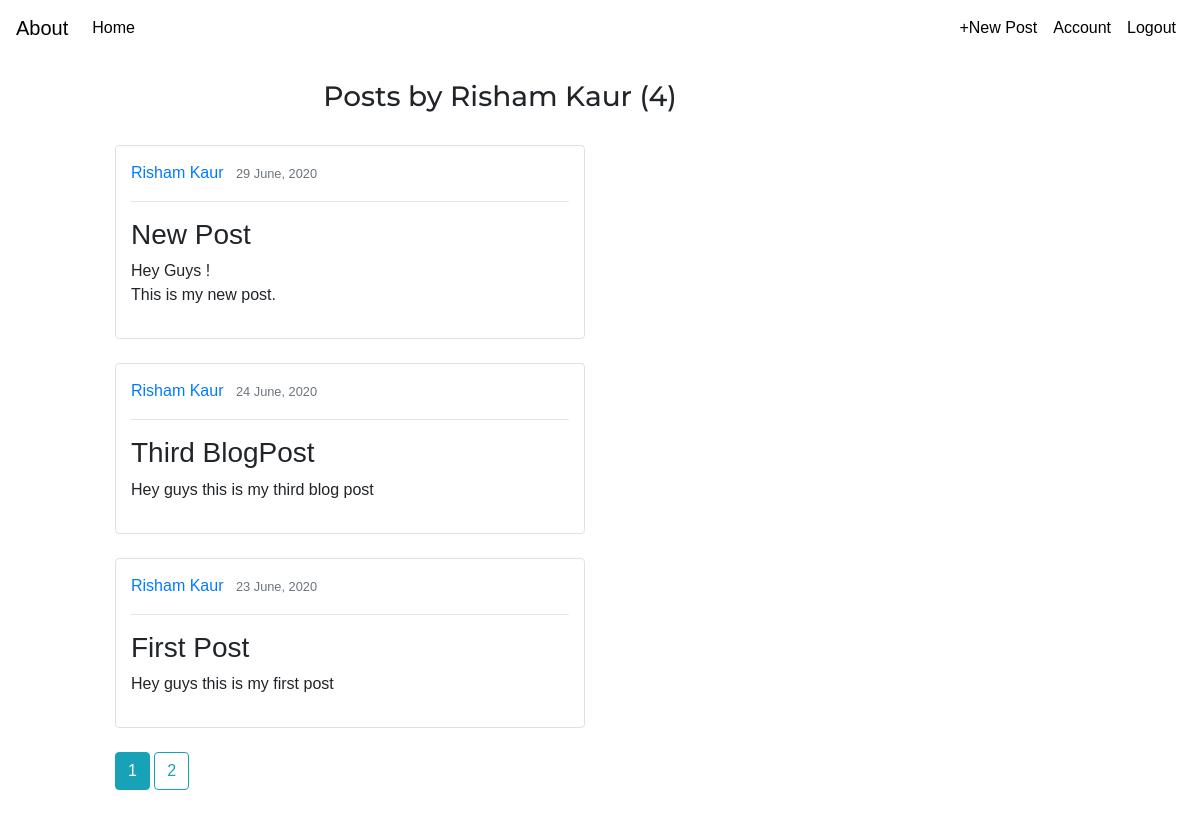
The app's page /user/Risham Kaur (signed in) with its own data.
### blogpost/models.py (models this page shows, shortened)
class User(UserMixin,db.Model):
    id=db.Column(db.Integer , primary_key=True)
    username=db.Column(db.String(20) , unique=True)
    email=db.Column(db.String(50), unique=True)
    password=db.Column(db.String(80))
    posts=db.relationship('Post' , backref='author' , lazy=True)

class Post(UserMixin,db.Model):
    id=db.Column(db.Integer , primary_key=True)
    title=db.Column(db.String , nullable=False)
    content=db.Column(db.String , nullable=False)
    date_posted=db.Column(db.DateTime , nullable=False , default =datetime.utcnow())
    post_id=db.Column(db.Integer , db.ForeignKey('user.id'), nullable=False)

### blogpost/users/routes.py (the view)
@users.route("/user/<string:username>")
def user_posts(username):
    page = request.args.get('page', 1 , type=int)
    user=User.query.filter_by(username = username).first_or_404()
    all_posts=Post.query.filter_by(author = user)\
        .order_by(Post.date_posted.desc())\
        .paginate(page = page , per_page = 3)
    return render_template("user_posts.html" , posts = all_posts , user = user)

### blogpost/users/routes.py (called while the page is built)
@login_manager.user_loader
def load_user(post_id):
    user=User.query.get(int(post_id))
    return user

### blogpost/templates/user_posts.html (shortened to what this page needs)
{% extends "base.html" %}
{% block body %}
<h3 class="mb-3 top">Posts by {{user.username}} ({{posts.total}})</h3>
<div class="container " style="width:500px;margin-right:600px; padding:15px">
  {%for post in posts.items %}
   <article class="content-section border rounded" style="padding:15px">
     <div class="article-metadata">
       <a class="mr-2" href="{{url_for('posts.post_with_id',post_id=post.id)}}">{{post.author.username}}</a>
       <small class="text-muted">{{post.date_posted.strftime('%d %B, %Y')}}</small>
     </div>
      <hr>
     <h3 class="article-title"  href="{{url_for('users.user_posts',username=post.author.username)}}">{{post.title}}</h3>
     <p class="article-content" style="white-space:pre-wrap">{{post.content}}</p>
   </article>
   <br>
   {% endfor %}
{% for page_num in posts.iter_pages(left_edge=1 , right_edge=1 ,left_current=1 , right_current=2) %}
  {% if page_num %}
    {% if posts.page==page_num %}
      <a class="btn btn-info mb-2" href="{{url_for('users.user_posts', username=user.username , page=page_num)}}">{{page_num}}</a>
    {% else %}
      <a class="btn btn-outline-info mb-2" href="{{url_for('users.user_posts', username=user.username , page=page_num)}}">{{page_num}}</a>
  {% endif %}
{% endif %}
{% endfor %}
</div>
{% endblock %}

### blogpost/templates/base.html (style rules this page uses)
body { font-family: sans-serif; }

### blogpost/templates/user_posts.html (style rules this page uses)
.top { font-family : 'Montserrat' , sans-serif; text-align: center; margin-right: 200px; }

### records on screen
User: username "Risham Kaur"
Post: author.username "Risham Kaur", date_posted "29 June, 2020", title "New Post", content "Hey Guys ! This is my new post."
Post: author.username "Risham Kaur", date_posted "24 June, 2020", title "Third BlogPost", content "Hey guys this is my third blog post"
Post: author.username "Risham Kaur", date_posted "23 June, 2020", title "First Post", content "Hey guys this is my first post"

### other values on screen
{{ posts.total }} "4"
{{ page_num }} "1"
{{ page_num }} "2"
